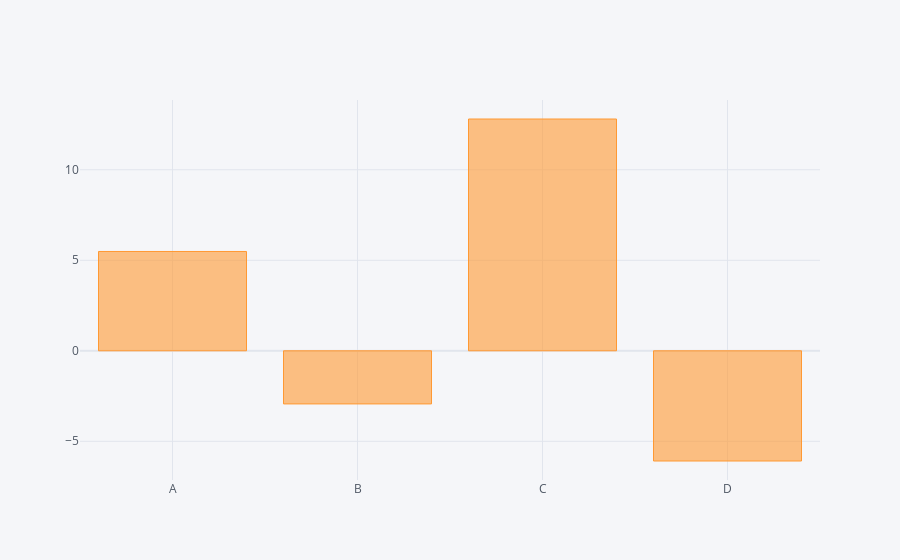

This figure's notebook cell:
### Code cell
df.sum().iplot(kind = 'bar')

### Figure 1 — Plotly figure (JSON) as saved in the notebook; plotly's stock layout.template omitted (floating-point values rounded to 4 significant figures)
{"data": [{"marker": {"color": "rgba(255, 153, 51, 0.6)", "line": {"color": "rgba(255, 153, 51, 1.0)", "width": 1}}, "name": "None", "orientation": "v", "text": "", "type": "bar", "x": ["A", "B", "C", "D"], "y": [5.486, -2.936, 12.81, -6.089]}], "layout": {"legend": {"bgcolor": "#F5F6F9", "font": {"color": "#4D5663"}}, "paper_bgcolor": "#F5F6F9", "plot_bgcolor": "#F5F6F9", "title": {"font": {"color": "#4D5663"}}, "xaxis": {"gridcolor": "#E1E5ED", "showgrid": true, "tickfont": {"color": "#4D5663"}, "title": {"font": {"color": "#4D5663"}, "text": ""}, "zerolinecolor": "#E1E5ED"}, "yaxis": {"gridcolor": "#E1E5ED", "showgrid": true, "tickfont": {"color": "#4D5663"}, "title": {"font": {"color": "#4D5663"}, "text": ""}, "zerolinecolor": "#E1E5ED"}}}
